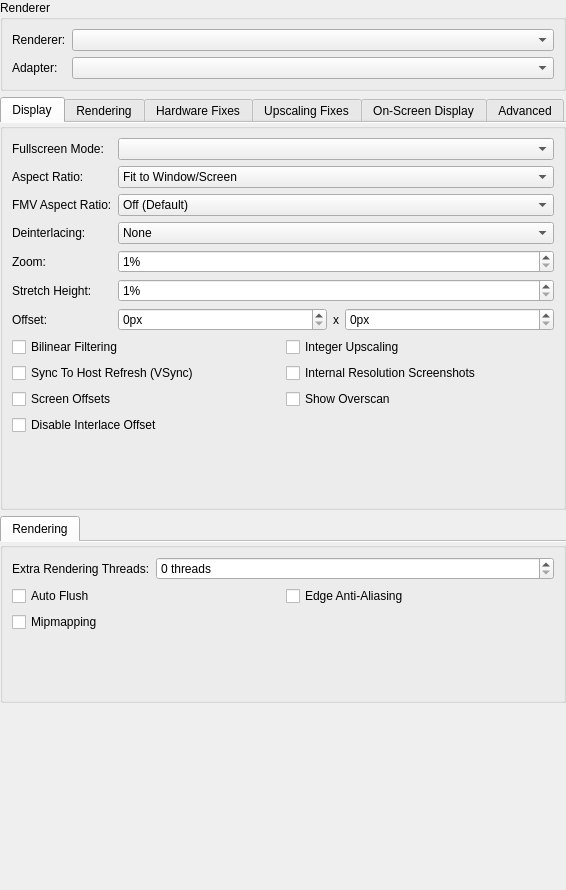
<?xml version="1.0" encoding="UTF-8"?>
<ui version="4.0">
 <class>GraphicsSettingsWidget</class>
 <widget class="QWidget" name="GraphicsSettingsWidget">
  <property name="geometry">
   <rect>
    <x>0</x>
    <y>0</y>
    <width>566</width>
    <height>890</height>
   </rect>
  </property>
  <property name="windowTitle">
   <string>Form</string>
  </property>
  <layout class="QVBoxLayout" name="verticalLayout">
   <property name="leftMargin">
    <number>0</number>
   </property>
   <property name="topMargin">
    <number>0</number>
   </property>
   <property name="rightMargin">
    <number>0</number>
   </property>
   <property name="bottomMargin">
    <number>0</number>
   </property>
   <item>
    <widget class="QGroupBox" name="groupBox_3">
     <property name="title">
      <string>Renderer</string>
     </property>
     <layout class="QFormLayout" name="formLayout">
      <item row="0" column="0">
       <widget class="QLabel" name="label_4">
        <property name="text">
         <string>Renderer:</string>
        </property>
       </widget>
      </item>
      <item row="0" column="1">
       <widget class="QComboBox" name="renderer"/>
      </item>
      <item row="1" column="0">
       <widget class="QLabel" name="label_3">
        <property name="text">
         <string>Adapter:</string>
        </property>
       </widget>
      </item>
      <item row="1" column="1">
       <widget class="QComboBox" name="adapter"/>
      </item>
     </layout>
    </widget>
   </item>
   <item>
    <widget class="QTabWidget" name="hardwareRendererGroup">
     <property name="currentIndex">
      <number>0</number>
     </property>
     <property name="documentMode">
      <bool>true</bool>
     </property>
     <widget class="QGroupBox" name="gameDisplayTab">
      <attribute name="title">
       <string>Display</string>
      </attribute>
      <layout class="QFormLayout" name="formLayout_7">
       <item row="0" column="0">
        <widget class="QLabel" name="label_28">
         <property name="text">
          <string>Fullscreen Mode:</string>
         </property>
        </widget>
       </item>
       <item row="0" column="1">
        <widget class="QComboBox" name="fullscreenModes"/>
       </item>
       <item row="1" column="0">
        <widget class="QLabel" name="label_27">
         <property name="text">
          <string>Aspect Ratio:</string>
         </property>
        </widget>
       </item>
       <item row="1" column="1">
        <widget class="QComboBox" name="aspectRatio">
         <item>
          <property name="text">
           <string>Fit to Window/Screen</string>
          </property>
         </item>
         <item>
          <property name="text">
           <string>Auto Standard (4:3/3:2 Progressive)</string>
          </property>
         </item>
         <item>
          <property name="text">
           <string>Standard (4:3)</string>
          </property>
         </item>
         <item>
          <property name="text">
           <string>Widescreen (16:9)</string>
          </property>
         </item>
        </widget>
       </item>
       <item row="2" column="0">
        <widget class="QLabel" name="label_22">
         <property name="text">
          <string>FMV Aspect Ratio:</string>
         </property>
        </widget>
       </item>
       <item row="2" column="1">
        <widget class="QComboBox" name="fmvAspectRatio">
         <item>
          <property name="text">
           <string>Off (Default)</string>
          </property>
         </item>
         <item>
          <property name="text">
           <string>Auto Standard (4:3/3:2 Progressive)</string>
          </property>
         </item>
         <item>
          <property name="text">
           <string>Standard (4:3)</string>
          </property>
         </item>
         <item>
          <property name="text">
           <string>Widescreen (16:9)</string>
          </property>
         </item>
        </widget>
       </item>
       <item row="3" column="0">
        <widget class="QLabel" name="label_23">
         <property name="text">
          <string>Deinterlacing:</string>
         </property>
        </widget>
       </item>
       <item row="3" column="1">
        <widget class="QComboBox" name="interlacing">
         <item>
          <property name="text">
           <string>None</string>
          </property>
         </item>
         <item>
          <property name="text">
           <string>Weave (Top Field First, Sawtooth)</string>
          </property>
         </item>
         <item>
          <property name="text">
           <string>Weave (Bottom Field First, Sawtooth)</string>
          </property>
         </item>
         <item>
          <property name="text">
           <string>Bob (Top Field First)</string>
          </property>
         </item>
         <item>
          <property name="text">
           <string>Bob (Bottom Field First)</string>
          </property>
         </item>
         <item>
          <property name="text">
           <string>Blend (Top Field First, Half FPS)</string>
          </property>
         </item>
         <item>
          <property name="text">
           <string>Blend (Bottom Field First, Half FPS)</string>
          </property>
         </item>
         <item>
          <property name="text">
           <string>Automatic (Default)</string>
          </property>
         </item>
        </widget>
       </item>
       <item row="4" column="0">
        <widget class="QLabel" name="label_21">
         <property name="text">
          <string>Zoom:</string>
         </property>
        </widget>
       </item>
       <item row="4" column="1">
        <widget class="QSpinBox" name="zoom">
         <property name="suffix">
          <string>%</string>
         </property>
         <property name="minimum">
          <number>1</number>
         </property>
         <property name="maximum">
          <number>300</number>
         </property>
        </widget>
       </item>
       <item row="5" column="0">
        <widget class="QLabel" name="label_24">
         <property name="text">
          <string>Stretch Height:</string>
         </property>
        </widget>
       </item>
       <item row="5" column="1">
        <widget class="QSpinBox" name="stretchY">
         <property name="suffix">
          <string>%</string>
         </property>
         <property name="minimum">
          <number>1</number>
         </property>
         <property name="maximum">
          <number>300</number>
         </property>
        </widget>
       </item>
       <item row="6" column="0">
        <widget class="QLabel" name="label_26">
         <property name="text">
          <string>Offset:</string>
         </property>
        </widget>
       </item>
       <item row="6" column="1">
        <layout class="QHBoxLayout" name="horizontalLayout_3" stretch="1,0,1">
         <item>
          <widget class="QSpinBox" name="offsetX">
           <property name="suffix">
            <string>px</string>
           </property>
           <property name="maximum">
            <number>1000</number>
           </property>
          </widget>
         </item>
         <item>
          <widget class="QLabel" name="label_25">
           <property name="text">
            <string>x</string>
           </property>
          </widget>
         </item>
         <item>
          <widget class="QSpinBox" name="offsetY">
           <property name="suffix">
            <string>px</string>
           </property>
           <property name="maximum">
            <number>1000</number>
           </property>
          </widget>
         </item>
        </layout>
       </item>
       <item row="7" column="0" colspan="2">
        <layout class="QGridLayout" name="gridLayout_5">
         <item row="1" column="0">
          <widget class="QCheckBox" name="vsync">
           <property name="text">
            <string>Sync To Host Refresh (VSync)</string>
           </property>
          </widget>
         </item>
         <item row="0" column="0">
          <widget class="QCheckBox" name="bilinearFiltering">
           <property name="text">
            <string>Bilinear Filtering</string>
           </property>
          </widget>
         </item>
         <item row="1" column="1">
          <widget class="QCheckBox" name="internalResolutionScreenshots">
           <property name="text">
            <string>Internal Resolution Screenshots</string>
           </property>
          </widget>
         </item>
         <item row="0" column="1">
          <widget class="QCheckBox" name="integerScaling">
           <property name="text">
            <string>Integer Upscaling</string>
           </property>
          </widget>
         </item>
         <item row="2" column="1">
          <widget class="QCheckBox" name="PCRTCOverscan">
           <property name="text">
            <string>Show Overscan</string>
           </property>
          </widget>
         </item>
         <item row="2" column="0">
          <widget class="QCheckBox" name="PCRTCOffsets">
           <property name="text">
            <string>Screen Offsets</string>
           </property>
          </widget>
         </item>
         <item row="4" column="0">
          <widget class="QCheckBox" name="DisableInterlaceOffset">
           <property name="toolTip">
            <string>Disables interlacing offset which may reduce blurring in some situations.</string>
           </property>
           <property name="text">
            <string>Disable Interlace Offset</string>
           </property>
          </widget>
         </item>
        </layout>
       </item>
      </layout>
     </widget>
     <widget class="QGroupBox" name="hardwareRenderingTab">
      <attribute name="title">
       <string>Rendering</string>
      </attribute>
      <layout class="QFormLayout" name="formLayout_4">
       <item row="0" column="0">
        <widget class="QLabel" name="label">
         <property name="text">
          <string>Internal Resolution:</string>
         </property>
        </widget>
       </item>
       <item row="0" column="1">
        <widget class="QComboBox" name="upscaleMultiplier">
         <item>
          <property name="text">
           <string>Native (PS2)</string>
          </property>
         </item>
         <item>
          <property name="text">
           <string>2x Native (~720p)</string>
          </property>
         </item>
         <item>
          <property name="text">
           <string>3x Native (~1080p)</string>
          </property>
         </item>
         <item>
          <property name="text">
           <string>4x Native (~1440p/2K)</string>
          </property>
         </item>
         <item>
          <property name="text">
           <string>5x Native (~1620p)</string>
          </property>
         </item>
         <item>
          <property name="text">
           <string>6x Native (~2160p/4K)</string>
          </property>
         </item>
         <item>
          <property name="text">
           <string>7x Native (~2520p)</string>
          </property>
         </item>
         <item>
          <property name="text">
           <string>8x Native (~2880p)</string>
          </property>
         </item>
        </widget>
       </item>
       <item row="1" column="0">
        <widget class="QLabel" name="label_6">
         <property name="text">
          <string>Mipmapping:</string>
         </property>
        </widget>
       </item>
       <item row="1" column="1">
        <widget class="QComboBox" name="mipmapping">
         <item>
          <property name="text">
           <string>Automatic (Default)</string>
          </property>
         </item>
         <item>
          <property name="text">
           <string>Off</string>
          </property>
         </item>
         <item>
          <property name="text">
           <string>Basic (Generated Mipmaps)</string>
          </property>
         </item>
         <item>
          <property name="text">
           <string>Full (PS2 Mipmaps)</string>
          </property>
         </item>
        </widget>
       </item>
       <item row="2" column="0">
        <widget class="QLabel" name="label_13">
         <property name="text">
          <string>Texture Filtering:</string>
         </property>
        </widget>
       </item>
       <item row="2" column="1">
        <widget class="QComboBox" name="textureFiltering">
         <item>
          <property name="text">
           <string>Nearest</string>
          </property>
         </item>
         <item>
          <property name="text">
           <string>Bilinear (Forced)</string>
          </property>
         </item>
         <item>
          <property name="text">
           <string>Bilinear (PS2)</string>
          </property>
         </item>
         <item>
          <property name="text">
           <string>Bilinear (Forced excluding sprite)</string>
          </property>
         </item>
        </widget>
       </item>
       <item row="3" column="0">
        <widget class="QLabel" name="label_11">
         <property name="text">
          <string>Trilinear Filtering:</string>
         </property>
        </widget>
       </item>
       <item row="3" column="1">
        <widget class="QComboBox" name="trilinearFiltering">
         <item>
          <property name="text">
           <string>Automatic (Default)</string>
          </property>
         </item>
         <item>
          <property name="text">
           <string>Off (None)</string>
          </property>
         </item>
         <item>
          <property name="text">
           <string>Trilinear (PS2)</string>
          </property>
         </item>
         <item>
          <property name="text">
           <string>Trilinear (Forced)</string>
          </property>
         </item>
        </widget>
       </item>
       <item row="4" column="0">
        <widget class="QLabel" name="label_5">
         <property name="text">
          <string>Anisotropic Filtering:</string>
         </property>
        </widget>
       </item>
       <item row="4" column="1">
        <widget class="QComboBox" name="anisotropicFiltering"/>
       </item>
       <item row="5" column="0">
        <widget class="QLabel" name="label_2">
         <property name="text">
          <string>Dithering:</string>
         </property>
        </widget>
       </item>
       <item row="5" column="1">
        <widget class="QComboBox" name="dithering">
         <item>
          <property name="text">
           <string>Off</string>
          </property>
         </item>
         <item>
          <property name="text">
           <string>Scaled</string>
          </property>
         </item>
         <item>
          <property name="text">
           <string>Unscaled (Default)</string>
          </property>
         </item>
        </widget>
       </item>
       <item row="6" column="0">
        <widget class="QLabel" name="label_7">
         <property name="text">
          <string>CRC Fix Level:</string>
         </property>
        </widget>
       </item>
       <item row="6" column="1">
        <widget class="QComboBox" name="crcFixLevel">
         <item>
          <property name="text">
           <string>Automatic (Default)</string>
          </property>
         </item>
         <item>
          <property name="text">
           <string>None (Debug)</string>
          </property>
         </item>
         <item>
          <property name="text">
           <string>Minimum (Debug)</string>
          </property>
         </item>
         <item>
          <property name="text">
           <string>Partial (OpenGL)</string>
          </property>
         </item>
         <item>
          <property name="text">
           <string>Full (Direct3D)</string>
          </property>
         </item>
         <item>
          <property name="text">
           <string>Aggressive</string>
          </property>
         </item>
        </widget>
       </item>
       <item row="7" column="0">
        <widget class="QLabel" name="label_8">
         <property name="text">
          <string>Blending Accuracy:</string>
         </property>
        </widget>
       </item>
       <item row="7" column="1">
        <widget class="QComboBox" name="blending">
         <item>
          <property name="text">
           <string>Minimum</string>
          </property>
         </item>
         <item>
          <property name="text">
           <string>Basic (Recommended)</string>
          </property>
         </item>
         <item>
          <property name="text">
           <string>Medium</string>
          </property>
         </item>
         <item>
          <property name="text">
           <string>High</string>
          </property>
         </item>
         <item>
          <property name="text">
           <string>Full (Slow)</string>
          </property>
         </item>
         <item>
          <property name="text">
           <string>Maximum (Very Slow)</string>
          </property>
         </item>
        </widget>
       </item>
       <item row="9" column="0" colspan="2">
        <layout class="QGridLayout" name="basicCheckboxGridLayout">
         <item row="1" column="0">
          <widget class="QCheckBox" name="gpuPaletteConversion">
           <property name="text">
            <string>GPU Palette Conversion</string>
           </property>
          </widget>
         </item>
         <item row="0" column="1">
          <widget class="QCheckBox" name="conservativeBufferAllocation">
           <property name="text">
            <string>Conservative Buffer Allocation</string>
           </property>
          </widget>
         </item>
         <item row="0" column="0">
          <widget class="QCheckBox" name="accurateDATE">
           <property name="text">
            <string>Accurate Destination Alpha Test</string>
           </property>
          </widget>
         </item>
         <item row="1" column="1">
          <widget class="QCheckBox" name="enableHWFixes">
           <property name="text">
            <string>Manual Hardware Renderer Fixes</string>
           </property>
          </widget>
         </item>
        </layout>
       </item>
       <item row="8" column="0">
        <widget class="QLabel" name="label_20">
         <property name="text">
          <string>Texture Preloading:</string>
         </property>
        </widget>
       </item>
       <item row="8" column="1">
        <widget class="QComboBox" name="texturePreloading">
         <item>
          <property name="text">
           <string>None</string>
          </property>
         </item>
         <item>
          <property name="text">
           <string>Partial</string>
          </property>
         </item>
         <item>
          <property name="text">
           <string>Full (Hash Cache)</string>
          </property>
         </item>
        </widget>
       </item>
      </layout>
     </widget>
     <widget class="QGroupBox" name="hardwareFixesTab">
      <attribute name="title">
       <string>Hardware Fixes</string>
      </attribute>
      <layout class="QFormLayout" name="formLayout_2">
       <item row="0" column="0">
        <widget class="QLabel" name="label_10">
         <property name="text">
          <string>Half Screen Fix:</string>
         </property>
        </widget>
       </item>
       <item row="0" column="1">
        <widget class="QComboBox" name="halfScreenFix">
         <item>
          <property name="text">
           <string>Automatic (Default)</string>
          </property>
         </item>
         <item>
          <property name="text">
           <string>Force Disabled</string>
          </property>
         </item>
         <item>
          <property name="text">
           <string>Force Enabled</string>
          </property>
         </item>
        </widget>
       </item>
       <item row="1" column="0">
        <widget class="QLabel" name="label_12">
         <property name="text">
          <string>Skipdraw Range:</string>
         </property>
        </widget>
       </item>
       <item row="1" column="1">
        <layout class="QHBoxLayout" name="horizontalLayout">
         <item>
          <widget class="QSpinBox" name="skipDrawStart">
           <property name="maximum">
            <number>10000</number>
           </property>
          </widget>
         </item>
         <item>
          <widget class="QSpinBox" name="skipDrawEnd">
           <property name="maximum">
            <number>10000</number>
           </property>
          </widget>
         </item>
        </layout>
       </item>
       <item row="2" column="0" colspan="2">
        <layout class="QGridLayout" name="gridLayout">
         <item row="0" column="0">
          <widget class="QCheckBox" name="hwAutoFlush">
           <property name="text">
            <string>Auto Flush</string>
           </property>
          </widget>
         </item>
         <item row="0" column="1">
          <widget class="QCheckBox" name="frameBufferConversion">
           <property name="text">
            <string>Frame Buffer Conversion</string>
           </property>
          </widget>
         </item>
         <item row="1" column="0">
          <widget class="QCheckBox" name="disableDepthEmulation">
           <property name="text">
            <string>Disable Depth Emulation</string>
           </property>
          </widget>
         </item>
         <item row="1" column="1">
          <widget class="QCheckBox" name="memoryWrapping">
           <property name="text">
            <string>Memory Wrapping</string>
           </property>
          </widget>
         </item>
         <item row="2" column="0">
          <widget class="QCheckBox" name="disableSafeFeatures">
           <property name="text">
            <string>Disable Safe Features</string>
           </property>
          </widget>
         </item>
         <item row="2" column="1">
          <widget class="QCheckBox" name="preloadFrameData">
           <property name="text">
            <string>Preload Frame Data</string>
           </property>
          </widget>
         </item>
         <item row="3" column="0">
          <widget class="QCheckBox" name="disablePartialInvalidation">
           <property name="text">
            <string>Disable Partial Invalidation</string>
           </property>
          </widget>
         </item>
         <item row="3" column="1">
          <widget class="QCheckBox" name="textureInsideRt">
           <property name="text">
            <string>Texture Inside RT</string>
           </property>
          </widget>
         </item>
        </layout>
       </item>
      </layout>
     </widget>
     <widget class="QGroupBox" name="upscalingFixesTab">
      <attribute name="title">
       <string>Upscaling Fixes</string>
      </attribute>
      <layout class="QFormLayout" name="formLayout_5">
       <item row="0" column="0">
        <widget class="QLabel" name="label_14">
         <property name="text">
          <string>Half Pixel Offset:</string>
         </property>
        </widget>
       </item>
       <item row="0" column="1">
        <widget class="QComboBox" name="halfPixelOffset">
         <item>
          <property name="text">
           <string>Off (Default)</string>
          </property>
         </item>
         <item>
          <property name="text">
           <string>Normal (Vertex)</string>
          </property>
         </item>
         <item>
          <property name="text">
           <string>Special (Texture)</string>
          </property>
         </item>
         <item>
          <property name="text">
           <string>Special (Texture - Aggressive)</string>
          </property>
         </item>
        </widget>
       </item>
       <item row="1" column="0">
        <widget class="QLabel" name="label_15">
         <property name="text">
          <string>Round Sprite:</string>
         </property>
        </widget>
       </item>
       <item row="1" column="1">
        <widget class="QComboBox" name="roundSprite">
         <item>
          <property name="text">
           <string>Off (Default)</string>
          </property>
         </item>
         <item>
          <property name="text">
           <string>Position</string>
          </property>
         </item>
         <item>
          <property name="text">
           <string>Position and Texture</string>
          </property>
         </item>
        </widget>
       </item>
       <item row="2" column="0">
        <widget class="QLabel" name="label_16">
         <property name="text">
          <string>Texture Offsets:</string>
         </property>
        </widget>
       </item>
       <item row="2" column="1">
        <layout class="QHBoxLayout" name="horizontalLayout_2" stretch="0,1,0,1">
         <item>
          <widget class="QLabel" name="label_17">
           <property name="text">
            <string>X:</string>
           </property>
          </widget>
         </item>
         <item>
          <widget class="QSpinBox" name="textureOffsetX">
           <property name="maximum">
            <number>1000</number>
           </property>
          </widget>
         </item>
         <item>
          <widget class="QLabel" name="label_18">
           <property name="text">
            <string>Y:</string>
           </property>
          </widget>
         </item>
         <item>
          <widget class="QSpinBox" name="textureOffsetY">
           <property name="maximum">
            <number>1000</number>
           </property>
          </widget>
         </item>
        </layout>
       </item>
       <item row="3" column="0" colspan="2">
        <layout class="QGridLayout" name="gridLayout_3">
         <item row="0" column="1">
          <widget class="QCheckBox" name="mergeSprite">
           <property name="text">
            <string>Merge Sprite</string>
           </property>
          </widget>
         </item>
         <item row="0" column="0">
          <widget class="QCheckBox" name="alignSprite">
           <property name="text">
            <string>Align Sprite</string>
           </property>
          </widget>
         </item>
         <item row="1" column="0">
          <widget class="QCheckBox" name="wildHack">
           <property name="text">
            <string>Wild Arms Hack</string>
           </property>
          </widget>
         </item>
        </layout>
       </item>
      </layout>
     </widget>
     <widget class="QGroupBox" name="osdTab">
      <attribute name="title">
       <string>On-Screen Display</string>
      </attribute>
      <layout class="QVBoxLayout" name="verticalLayout_3">
       <item>
        <widget class="QGroupBox" name="groupBox_4">
         <property name="title">
          <string>On-Screen Display</string>
         </property>
         <layout class="QFormLayout" name="formLayout_8">
          <item row="0" column="0">
           <widget class="QLabel" name="label_29">
            <property name="text">
             <string>OSD Scale:</string>
            </property>
           </widget>
          </item>
          <item row="0" column="1">
           <widget class="QSpinBox" name="osdScale">
            <property name="suffix">
             <string>%</string>
            </property>
            <property name="minimum">
             <number>100</number>
            </property>
            <property name="maximum">
             <number>500</number>
            </property>
           </widget>
          </item>
          <item row="1" column="0" colspan="2">
           <layout class="QGridLayout" name="gridLayout_6">
            <item row="0" column="0">
             <widget class="QCheckBox" name="osdShowMessages">
              <property name="text">
               <string>Show Notifications</string>
              </property>
             </widget>
            </item>
            <item row="0" column="1">
             <widget class="QCheckBox" name="osdShowSpeed">
              <property name="text">
               <string>Show Speed</string>
              </property>
             </widget>
            </item>
            <item row="1" column="0">
             <widget class="QCheckBox" name="osdShowFPS">
              <property name="text">
               <string>Show FPS</string>
              </property>
             </widget>
            </item>
            <item row="1" column="1">
             <widget class="QCheckBox" name="osdShowResolution">
              <property name="text">
               <string>Show Resolution</string>
              </property>
             </widget>
            </item>
            <item row="2" column="0">
             <widget class="QCheckBox" name="osdShowCPU">
              <property name="text">
               <string>Show CPU Usage</string>
              </property>
             </widget>
            </item>
            <item row="2" column="1">
             <widget class="QCheckBox" name="osdShowGPU">
              <property name="text">
               <string>Show GPU Usage</string>
              </property>
             </widget>
            </item>
            <item row="3" column="0">
             <widget class="QCheckBox" name="osdShowGSStats">
              <property name="text">
               <string>Show Statistics</string>
              </property>
             </widget>
            </item>
            <item row="3" column="1">
             <widget class="QCheckBox" name="osdShowIndicators">
              <property name="text">
               <string>Show Indicators</string>
              </property>
             </widget>
            </item>
           </layout>
          </item>
         </layout>
        </widget>
       </item>
       <item>
        <widget class="QGroupBox" name="groupBox_5">
         <property name="title">
          <string>Post-Processing</string>
         </property>
         <layout class="QFormLayout" name="formLayout_9">
          <item row="0" column="0">
           <widget class="QCheckBox" name="shadeBoost">
            <property name="text">
             <string>Shade Boost</string>
            </property>
           </widget>
          </item>
          <item row="0" column="1">
           <layout class="QHBoxLayout" name="horizontalLayout_4">
            <item>
             <spacer name="horizontalSpacer">
              <property name="orientation">
               <enum>Qt::Horizontal</enum>
              </property>
              <property name="sizeHint" stdset="0">
               <size>
                <width>40</width>
                <height>20</height>
               </size>
              </property>
             </spacer>
            </item>
            <item>
             <widget class="QLabel" name="label_31">
              <property name="text">
               <string>Brightness:</string>
              </property>
             </widget>
            </item>
            <item>
             <widget class="QSpinBox" name="shadeBoostBrightness">
              <property name="minimum">
               <number>1</number>
              </property>
              <property name="maximum">
               <number>100</number>
              </property>
             </widget>
            </item>
            <item>
             <widget class="QLabel" name="label_32">
              <property name="text">
               <string>Contrast:</string>
              </property>
             </widget>
            </item>
            <item>
             <widget class="QSpinBox" name="shadeBoostContrast">
              <property name="minimum">
               <number>1</number>
              </property>
              <property name="maximum">
               <number>100</number>
              </property>
             </widget>
            </item>
            <item>
             <widget class="QLabel" name="label_33">
              <property name="text">
               <string>Saturation</string>
              </property>
             </widget>
            </item>
            <item>
             <widget class="QSpinBox" name="shadeBoostSaturation">
              <property name="minimum">
               <number>1</number>
              </property>
              <property name="maximum">
               <number>100</number>
              </property>
             </widget>
            </item>
           </layout>
          </item>
          <item row="1" column="0">
           <widget class="QCheckBox" name="fxaa">
            <property name="text">
             <string>FXAA</string>
            </property>
           </widget>
          </item>
          <item row="2" column="0">
           <widget class="QLabel" name="label_35">
            <property name="text">
             <string>TV Shader</string>
            </property>
           </widget>
          </item>
          <item row="2" column="1">
           <widget class="QComboBox" name="tvShader">
            <item>
             <property name="text">
              <string>None</string>
             </property>
            </item>
            <item>
             <property name="text">
              <string>Scanline Filter</string>
             </property>
            </item>
            <item>
             <property name="text">
              <string>Diagonal Filter</string>
             </property>
            </item>
            <item>
             <property name="text">
              <string>Triangular Filter</string>
             </property>
            </item>
            <item>
             <property name="text">
              <string>Wave Filter</string>
             </property>
            </item>
           </widget>
          </item>
         </layout>
        </widget>
       </item>
       <item>
        <spacer name="verticalSpacer_3">
         <property name="orientation">
          <enum>Qt::Vertical</enum>
         </property>
         <property name="sizeHint" stdset="0">
          <size>
           <width>20</width>
           <height>40</height>
          </size>
         </property>
        </spacer>
       </item>
      </layout>
     </widget>
     <widget class="QGroupBox" name="advancedTab">
      <attribute name="title">
       <string>Advanced</string>
      </attribute>
      <layout class="QVBoxLayout" name="verticalLayout_2">
       <item>
        <widget class="QGroupBox" name="groupBox_2">
         <property name="title">
          <string>Debug Options</string>
         </property>
         <layout class="QFormLayout" name="formLayout_6">
          <item row="0" column="0">
           <widget class="QLabel" name="label_19">
            <property name="text">
             <string>Override Texture Barriers:</string>
            </property>
           </widget>
          </item>
          <item row="0" column="1">
           <widget class="QComboBox" name="overrideTextureBarriers">
            <item>
             <property name="text">
              <string>Automatic (Default)</string>
             </property>
            </item>
            <item>
             <property name="text">
              <string>Force Disabled</string>
             </property>
            </item>
            <item>
             <property name="text">
              <string>Force Enabled</string>
             </property>
            </item>
           </widget>
          </item>
          <item row="1" column="0">
           <widget class="QLabel" name="label_30">
            <property name="text">
             <string>Override Geometry Shader:</string>
            </property>
           </widget>
          </item>
          <item row="1" column="1">
           <widget class="QComboBox" name="overrideGeometryShader">
            <item>
             <property name="text">
              <string>Automatic (Default)</string>
             </property>
            </item>
            <item>
             <property name="text">
              <string>Force Disabled</string>
             </property>
            </item>
            <item>
             <property name="text">
              <string>Force Enabled</string>
             </property>
            </item>
           </widget>
          </item>
          <item row="3" column="0" colspan="2">
           <layout class="QGridLayout" name="gridLayout_7">
            <item row="0" column="0">
             <widget class="QCheckBox" name="useBlitSwapChain">
              <property name="text">
               <string>Use Blit Swap Chain</string>
              </property>
             </widget>
            </item>
            <item row="0" column="1">
             <widget class="QCheckBox" name="useDebugDevice">
              <property name="text">
               <string>Use Debug Device</string>
              </property>
             </widget>
            </item>
            <item row="1" column="0">
             <widget class="QCheckBox" name="disableDualSource">
              <property name="text">
               <string>Disable Dual Source Blending</string>
              </property>
             </widget>
            </item>
            <item row="1" column="1">
             <widget class="QCheckBox" name="disableFramebufferFetch">
              <property name="text">
               <string>Disable Framebuffer Fetch</string>
              </property>
             </widget>
            </item>
            <item row="2" column="0">
             <widget class="QCheckBox" name="skipPresentingDuplicateFrames">
              <property name="text">
               <string>Skip Presenting Duplicate Frames</string>
              </property>
             </widget>
            </item>
            <item row="2" column="1">
             <widget class="QCheckBox" name="disableHardwareReadbacks">
              <property name="text">
               <string>Disable Hardware Readbacks</string>
              </property>
             </widget>
            </item>
           </layout>
          </item>
          <item row="2" column="0">
           <widget class="QLabel" name="label_34">
            <property name="text">
             <string>GS Dump Compression:</string>
            </property>
           </widget>
          </item>
          <item row="2" column="1">
           <widget class="QComboBox" name="gsDumpCompression">
            <item>
             <property name="text">
              <string>Uncompressed</string>
             </property>
            </item>
            <item>
             <property name="text">
              <string>LZMA (xz)</string>
             </property>
            </item>
            <item>
             <property name="text">
              <string>Zstandard (zst)</string>
             </property>
            </item>
           </widget>
          </item>
         </layout>
        </widget>
       </item>
       <item>
        <widget class="QGroupBox" name="groupBox">
         <property name="title">
          <string>Texture Replacement</string>
         </property>
         <layout class="QGridLayout" name="gridLayout_8">
          <item row="0" column="0">
           <widget class="QCheckBox" name="dumpReplaceableTextures">
            <property name="text">
             <string>Dump Textures</string>
            </property>
           </widget>
          </item>
          <item row="0" column="1">
           <widget class="QCheckBox" name="dumpReplaceableMipmaps">
            <property name="text">
             <string>Dump Mipmaps</string>
            </property>
           </widget>
          </item>
          <item row="1" column="1">
           <widget class="QCheckBox" name="loadTextureReplacementsAsync">
            <property name="text">
             <string>Async Texture Loading</string>
            </property>
           </widget>
          </item>
          <item row="2" column="1">
           <widget class="QCheckBox" name="precacheTextureReplacements">
            <property name="text">
             <string>Precache Textures</string>
            </property>
           </widget>
          </item>
          <item row="2" column="0">
           <widget class="QCheckBox" name="loadTextureReplacements">
            <property name="text">
             <string>Load Textures</string>
            </property>
           </widget>
          </item>
          <item row="1" column="0">
           <widget class="QCheckBox" name="dumpTexturesWithFMVActive">
            <property name="text">
             <string>Dump FMV Textures</string>
            </property>
           </widget>
          </item>
         </layout>
        </widget>
       </item>
       <item>
        <spacer name="verticalSpacer_2">
         <property name="orientation">
          <enum>Qt::Vertical</enum>
         </property>
         <property name="sizeHint" stdset="0">
          <size>
           <width>20</width>
           <height>40</height>
          </size>
         </property>
        </spacer>
       </item>
      </layout>
     </widget>
    </widget>
   </item>
   <item>
    <widget class="QTabWidget" name="softwareRendererGroup">
     <property name="documentMode">
      <bool>true</bool>
     </property>
     <widget class="QGroupBox" name="softwareRendererSettings">
      <attribute name="title">
       <string>Rendering</string>
      </attribute>
      <layout class="QFormLayout" name="formLayout_3">
       <item row="0" column="0">
        <widget class="QLabel" name="label_9">
         <property name="text">
          <string>Extra Rendering Threads:</string>
         </property>
        </widget>
       </item>
       <item row="0" column="1">
        <widget class="QSpinBox" name="extraSWThreads">
         <property name="suffix">
          <string> threads</string>
         </property>
        </widget>
       </item>
       <item row="1" column="0" colspan="2">
        <layout class="QGridLayout" name="gridLayout_2">
         <item row="0" column="0">
          <widget class="QCheckBox" name="swAutoFlush">
           <property name="text">
            <string>Auto Flush</string>
           </property>
          </widget>
         </item>
         <item row="1" column="0">
          <widget class="QCheckBox" name="swMipmap">
           <property name="text">
            <string>Mipmapping</string>
           </property>
          </widget>
         </item>
         <item row="0" column="1">
          <widget class="QCheckBox" name="swAA1">
           <property name="text">
            <string>Edge Anti-Aliasing</string>
           </property>
          </widget>
         </item>
        </layout>
       </item>
      </layout>
     </widget>
    </widget>
   </item>
   <item>
    <spacer name="verticalSpacer">
     <property name="orientation">
      <enum>Qt::Vertical</enum>
     </property>
     <property name="sizeHint" stdset="0">
      <size>
       <width>20</width>
       <height>40</height>
      </size>
     </property>
    </spacer>
   </item>
  </layout>
 </widget>
 <resources/>
 <connections/>
</ui>
